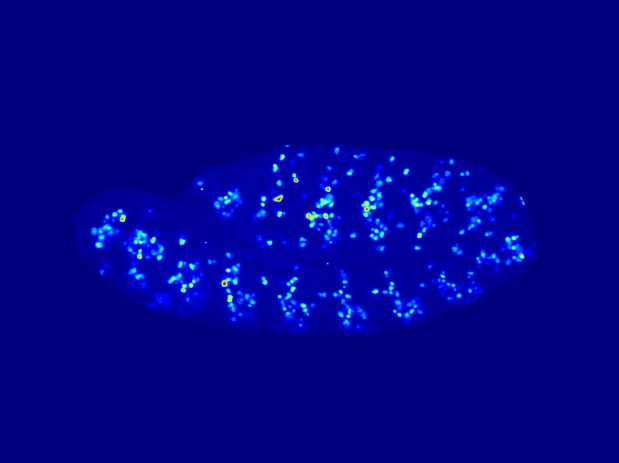
#> input picture NucleiClusterSegmentation/mge1v.png, 619 x 463 px, found by its file name
$ python NucleiClusterSegment.py   (older library calls are emulated)
#> lines starting #> are read from the running program, lines starting #| are printed output that depends on the picture; after the words box and inside, x2 and y2 are one past the last pixel; in counts of white or black regions, pixels touching at a corner belong together
#griffinc StackOverflow

import numpy as np
import matplotlib.pyplot as plt

from skimage.io import imread
from skimage.segmentation import random_walker
from skimage.color import rgb2grey
from scipy.ndimage.filters import gaussian_filter


#change to your directory
image = imread(r'C:\Users\YourNameHere\Downloads\ExperimentalScripts\NucleiClusterSegmentation\mge1v.png')
#> image is the input picture: shape (463, 619, 4); mean R, G, B, A 0.4, 3.6, 138.8, 255
grey_image = rgb2grey(image)
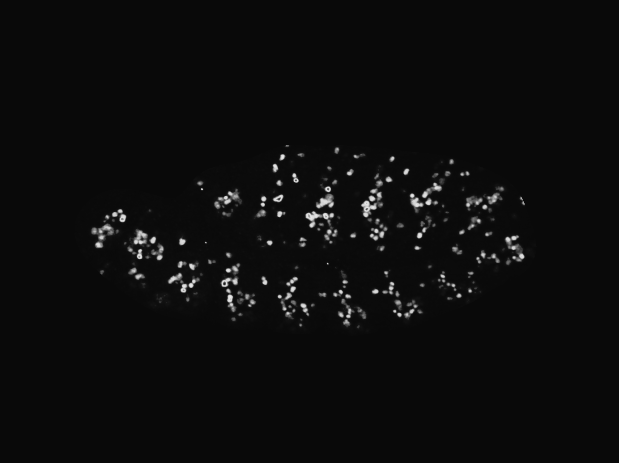
#> grey_image: shape (463, 619) float64; min 0.0359, max 0.915, mean 0.0497
blurred = gaussian_filter(grey_image, sigma=6) #play with sigma for blur amount
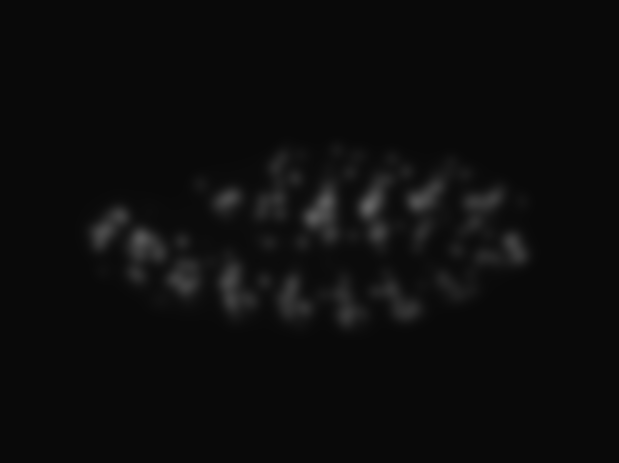
#> blurred: shape (463, 619) float64; min 0.0359, max 0.394, mean 0.0497


#Get markers for random walk
def get_markers(grey_array, bottom_thresh, top_thresh):

    markers = np.zeros_like(grey_array)
    markers[grey_array < bottom_thresh] = 1
    markers[grey_array > top_thresh] = 2

    return markers


#perform Random Walker, fills in positive regions
#play with .1 and .15 to set the thresholds for the labels
segmentation = random_walker(blurred, get_markers(blurred, .1, .125), beta=130, mode='bf')
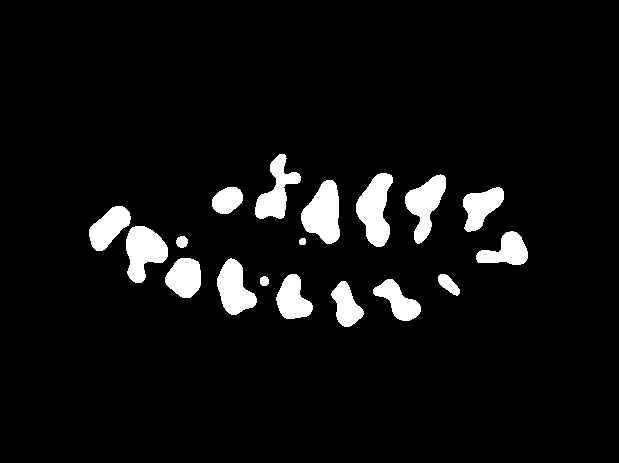
#> segmentation: shape (463, 619) float64; values 1 (black) and 2 (white), 6.1% white; 18 white regions, largest, box (x1, y1, x2, y2) and area: (356, 173, 393, 247) 1703, (301, 180, 340, 244) 1697, (126, 226, 168, 283) 1563


#Plot images
fig, axes = plt.subplots(2, 2, figsize=(12, 11))

ax0, ax1,  ax2, ax3 = axes.ravel()

ax0.imshow(image, cmap=plt.cm.gray, interpolation='nearest')
ax0.set_title("Original")

ax1.imshow(grey_image, cmap=plt.cm.gray, interpolation='nearest')
ax1.set_title("Grey")

ax2.imshow(blurred, cmap=plt.cm.gray)
ax2.set_title("Gaussian Blur")

ax3.imshow(segmentation, cmap=plt.cm.gray)
ax3.set_title("Random Walk Segmented")

for ax in axes.ravel():
    ax.axis('off')

fig.subplots_adjust(left=None, bottom=None, right=None, top=None, wspace=None, hspace=None)


plt.show()
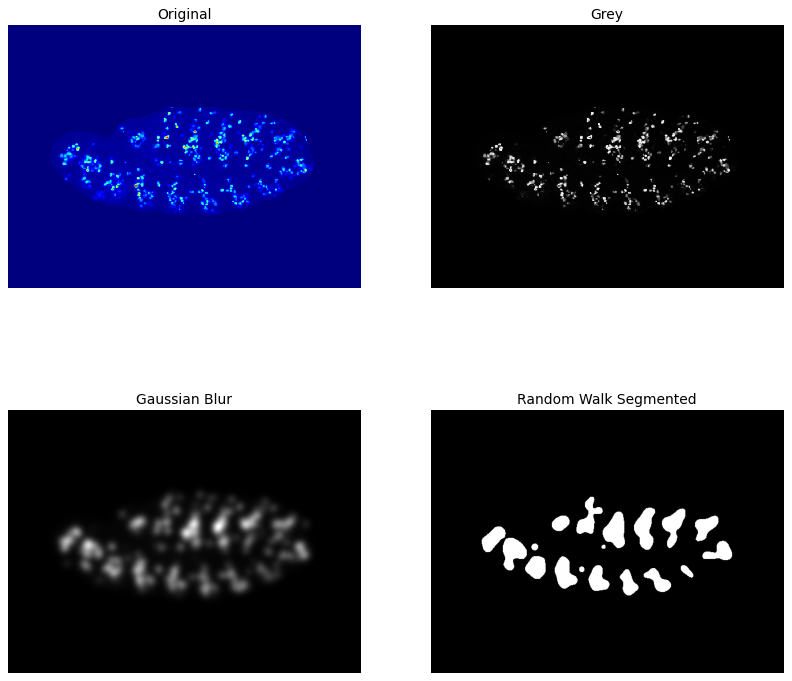
#> figure drawn by matplotlib, 4 panels
